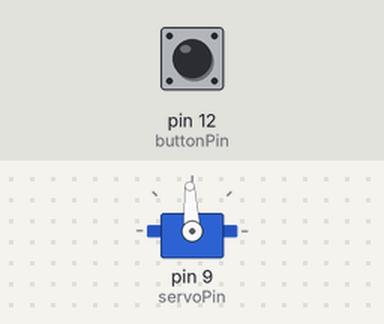
Simulated run of this sketch. Board: Arduino Uno, built with avr-gcc and run on an emulated ATmega328P. On the bench: servo. The inputs (shaded band) are chosen by the test bench; at power-on: pin 12 (buttonPin) LOW.

Above: at 1.2 s.
1.3 s: pin 12 (buttonPin) pulled HIGH for 1 s
At 1.9 s:
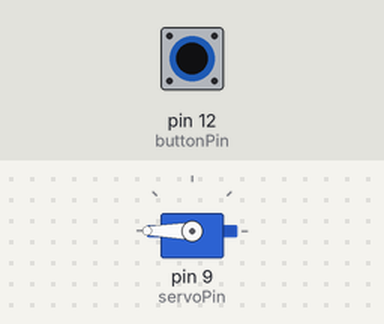
4.3 s: pin 12 (buttonPin) pulled HIGH for 3.2 s
At 5.6 s:
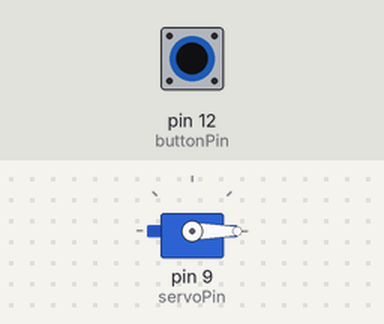
Timing chart, 0 to 9.6 s (numbered marks = the images above; inputs shaded):
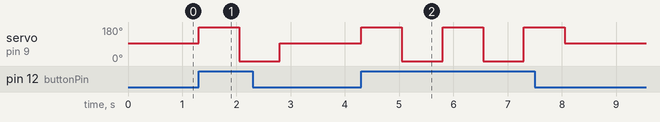

Measured:
- after the input at 1.3 s, servo on pin 9 (servoPin): 93° → 180° at once, → 0° 0.75 s later, → 93° 0.75 s later
- after the input at 4.3 s, servo on pin 9 (servoPin): 93° → 180° at once, then repeats every 1.5 s: 0° 0.75 s, 180° 0.75 s, until it stays 93° from 8.1 s

The sketch:

Servo_Motor_With_Push_Button.ino
```cpp
/*
 * Name: Bheesham Ramkissoon
 * Date: May 3, 2019
 * Description: Turns a servo motor using the Servo.h library
 */

#include <Servo.h> // provides access to the external Servo.h library and its functionality

Servo servo1; // create a servo object called "servo1: to control a servo

 const int servoPin = 9; // servo pin connected to pin 9
 int pulse_value = 1300;
 int buttonPin = 12; //pin 12 is assigned for the push button
 int buttonState;

void setup() {
  // put your setup code here, to run once:
  servo1.attach(servoPin); // attach the servo to pin 9
  pinMode(buttonPin, INPUT);
  buttonState = 0;

}

void loop() {
  // put your main code here, to run repeatedly:
  if ((digitalRead(buttonPin) == HIGH) && (buttonState == 0)){
    buttonState = 1;
    servo1.write(180);
    delay(750);
  }
  if ((digitalRead(buttonPin) == HIGH) && (buttonState == 1)){
    buttonState = 0;
    servo1.write(-180);
    delay(750);
  }
  else{
    servo1.writeMicroseconds(1500);
  }

}
```
